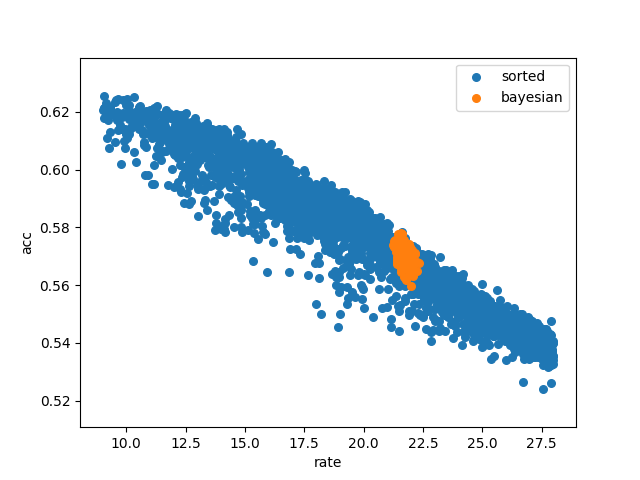

The script that drew this image:
import pandas as pd
import matplotlib.pyplot as plt
import numpy as np
import sys
import glob
import os
os.chdir('../jpeg_eval/')

def identify_pareto(scores):
    # Count number of items
    population_size = scores.shape[0]
    # Create a NumPy index for scores on the pareto front (zero indexed)
    population_ids = np.arange(population_size)
    # Create a starting list of items on the Pareto front
    # All items start off as being labelled as on the Parteo front
    pareto_front = np.ones(population_size, dtype=bool)
    # Loop through each item. This will then be compared with all other items
    for i in range(population_size):
        # Loop through all other items
        for j in range(population_size):
            # Check if our 'i' pint is dominated by out 'j' point
            if all(scores[j] >= scores[i]) and any(scores[j] > scores[i]):
                # j dominates i. Label 'i' point as not on Pareto front
                pareto_front[i] = 0
                # Stop further comparisons with 'i' (no more comparisons needed)
                break
    # Return ids of scenarios on pareto front
    return population_ids[pareto_front]

def get_data(group, **param):
    index = param['index']
    if group == 'ga_selection':
        ga_list = glob.glob('csv/ga_selection_*_*.csv')
        rate=[]
        acc1=[]
        for name in ga_list:
            df = pd.read_csv(name)
            rate.append(np.array(df['rate'])[-1])
            acc1.append(np.array(df['acc1'])[-1])
        return (rate[index],acc1[index])
#df  = pd.read_csv("ratio.csv")
#pl = df.plot(kind='scatter',x='Comp Rate',y='Acc', s=30, color ='Blue', label='random jpeg')
#term = 'rate'#rate
    if 'sorted' in group:
        df = pd.read_csv("csv/sorted.csv")
        return (df['rate'][index], df['acc1'][index])
    if 'bayesian' in group:
        df = pd.read_csv('csv/bayesian5.csv')
        return (df['rate'][index], df['acc1'][index])
    if 'standard' in group:
        df = pd.read_csv('csv/'+group+'.csv')
        term = df['i'].astype(str).str.isnumeric()
        if param['start'] != None:
            term = df['i'].str.startswith(param['startwith']) 
        return (df['rate'][term][index], df['acc1'][term][index])
    if 'psnr' in group:
        df = pd.read_csv('csv/sorted_psnr.csv')
        return (df['rate'][index], df['psnr_mean'][index])

rates = np.array(pd.read_csv('csv/sorted.csv')['rate'])
sorted_index = np.logical_and(rates > 9,rates < 28)
#scores = np.array((df['rate'],df['acc1']))
#scores = np.swapaxes(scores,0,1)
#pareto = identify_pareto(scores)
groups = {  
            'sorted': { 'index': sorted_index },
            'bayesian': { 'index': slice(None) },
         }

# Create plot
fig = plt.figure()
ax = fig.add_subplot(111)#axisbg="1.0")
# np.polyfit(g2[0],g2[1], 2)
#x = np.linspace(min(df['rate']), max(df['rate']), 1000)
#y = [ np.sum(np.array([a**2,a,1])*coef) for a in x]
#ax.plot(x,y)
xmax = 0
xmin = 0
for k in groups.keys():
    x, y = get_data(k, **groups[k])
    #a = 1 if group=='standard' or 'pareto' else 0.3
    ax.scatter(x, y, s=30, label=k.replace('_part1', ''))


#plt.title('CR pareto vs Acc')
plt.legend(loc=0)
plt.xlabel('rate') 
plt.ylabel('acc')
os.chdir('../plots/')
plt.savefig(os.path.basename(__file__).replace('.py','.png'))
plt.show()

#df = pd.read_csv("libjpeg_random.csv")
#pl = df.plot.scatter(x='Comp Rate', y='Acc', s=30, color='Blue', label='random jpeg',ax=pl);
#df = pd.read_csv("libjpeg_perturbed.csv")
#pl = df.plot.scatter(x='Comp Rate', y='Acc', s=30, color='Yellow', label='perturbed jpeg',ax=pl);


#print(df[1:])

#ax.scatter(x=df['rate'][1:], y=df['acc1'][1:], s=45, color='Green', label='standard jpeg')


#fig = pl.get_figure()
#fig.save
